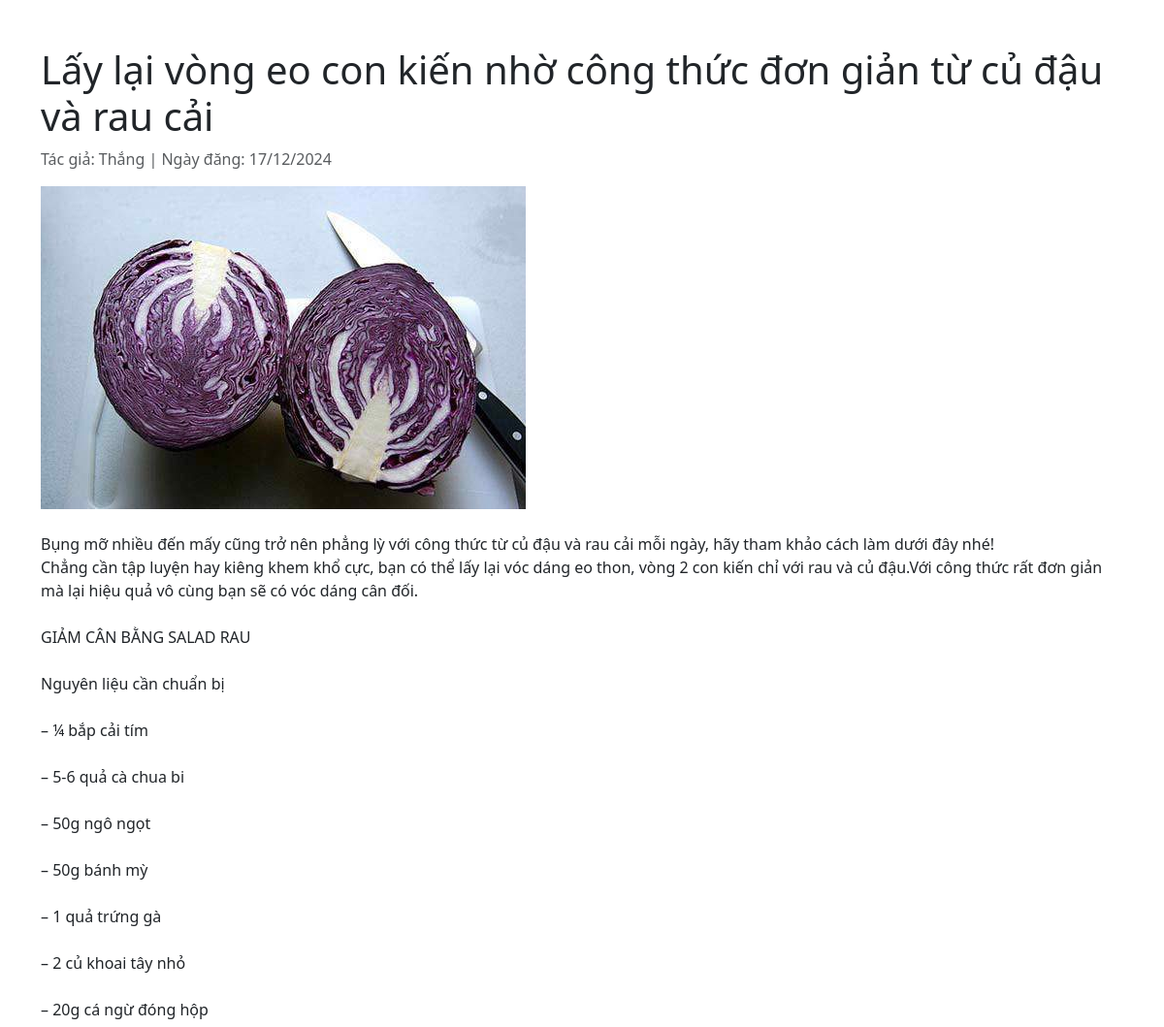
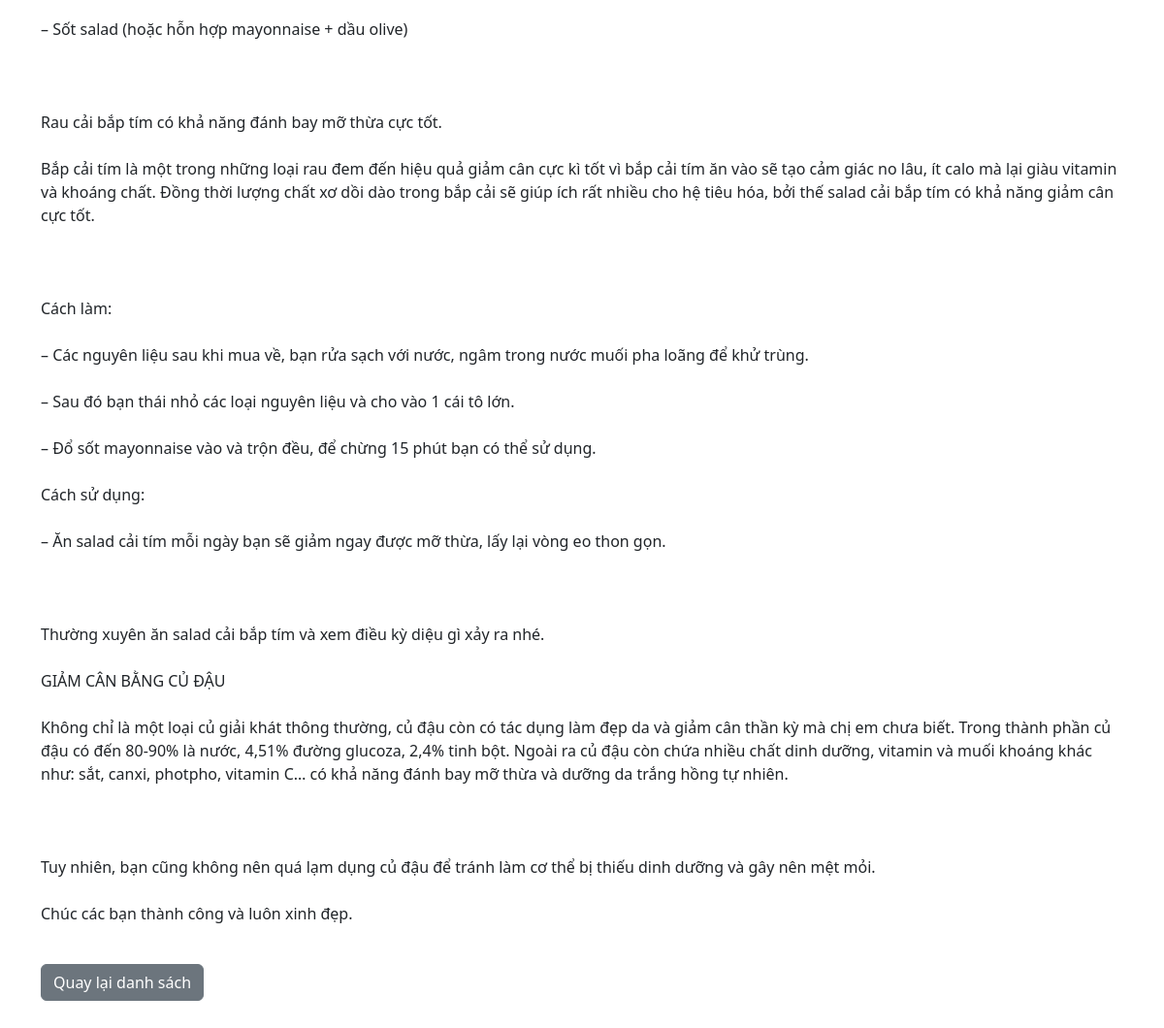
The app's page /baiviet.php?id=3 with its own data (2 pictures, top to bottom).
### tables this page shows
CREATE TABLE `articles` (
  `id` int(11) NOT NULL,
  `title` varchar(255) NOT NULL,
  `description` text DEFAULT NULL,
  `content` text DEFAULT NULL,
  `author` varchar(255) DEFAULT NULL,
  `published_date` datetime DEFAULT NULL,
  `image` varchar(255) DEFAULT NULL
);

### baiviet.php (the view, shortened to what this page needs)
<?php
include 'db_connection.php';
if (isset($_GET['id'])) {
    $id = $_GET['id'];
    $sql = "SELECT * FROM articles WHERE id = $id";
    $result = mysqli_query($conn, $sql);
    if (mysqli_num_rows($result) > 0) {
        $article = mysqli_fetch_assoc($result);
    } else {
        echo "Bài viết không tồn tại!";
        exit();
    }
} else {
    echo "Không có bài viết để hiển thị!";
    exit();
}
?>
<!DOCTYPE html>
<html lang="vi">
<head>
    <link href="https://cdn.jsdelivr.net/npm/bootstrap@5.3.0-alpha3/dist/css/bootstrap.min.css" rel="stylesheet">
</head>
<body>
    <div class="container py-5">
        <h1><?php echo $article['title']; ?></h1>
        <p class="text-muted">Tác giả: <?php echo $article['author']; ?> | Ngày đăng: <?php echo date('d/m/Y', strtotime($article['published_date'])); ?></p>
        <img src="uploads/<?php echo $article['image']; ?>" class="img-fluid" alt="<?php echo $article['title']; ?>">
        <p class="mt-4"><?php echo nl2br($article['content']); ?></p>
        <a href="tintuc.php" class="btn btn-secondary">Quay lại danh sách</a>
    </div>
</body>
</html>

### records on screen
articles: title "Lấy lại vòng eo con kiến nhờ công thức đơn giản từ củ đậu và rau cải", author "Thắng", published_date "17/12/2024", image (picture), content "Bụng mỡ nhiều đến mấy cũng trở nên phẳng lỳ với công thức từ củ đậu và rau cải mỗi ngày, hãy tham khảo cách làm dưới đây nhé! Chẳng cần tập luyện hay kiêng khem khổ cực, bạn có thể lấy lại vóc dáng eo thon, vòng 2 con kiến chỉ với rau và củ đậu.Với công thức rất đơn giản mà lại hiệu quả vô cùng bạn sẽ có vóc dáng cân đối. GIẢM CÂN BẰNG SALAD RAU Nguyên liệu cần chuẩn bị – ¼ bắp cải tím – 5-6 quả cà chua bi – 50g ngô ngọt – 50g bánh mỳ – 1 quả trứng gà – 2 củ khoai tây nhỏ – 20g cá ngừ đóng hộp – Sốt salad (hoặc hỗn hợp mayonnaise + dầu olive) Rau cải bắp tím có khả năng đánh bay mỡ thừa cực tốt. Bắp cải tím là một trong những loại rau đem đến hiệu quả giảm cân cực kì tốt vì bắp cải tím ăn…"
